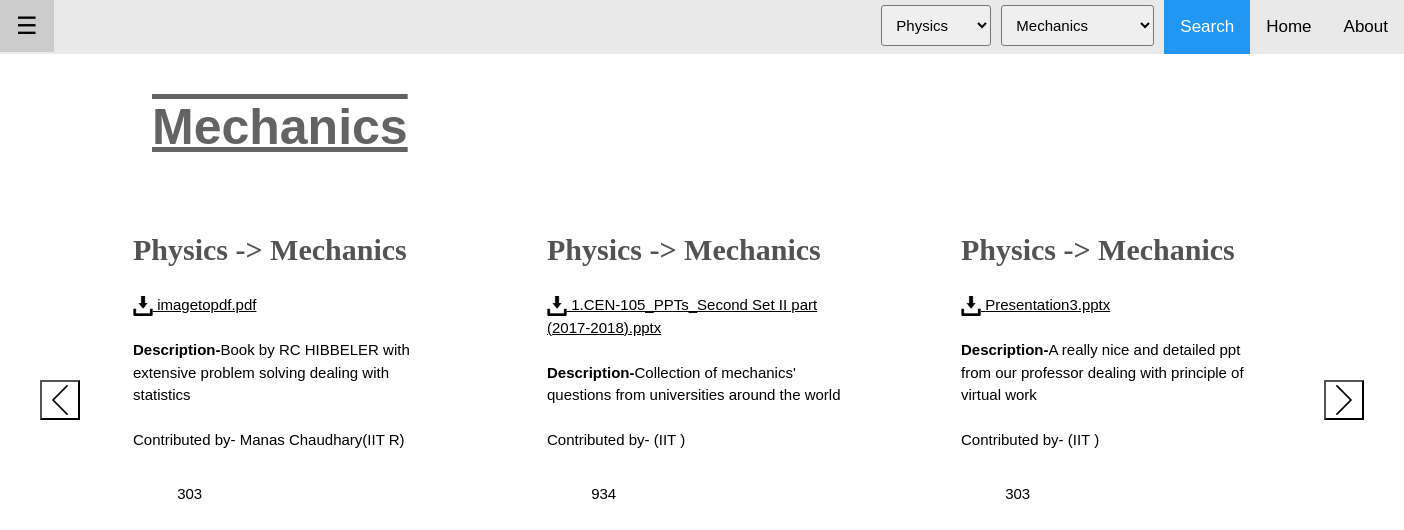
The page /mechanics.php (signed in) on the database its author committed.
### tables this page shows
CREATE TABLE `filet` (
  `userID` int(9) NOT NULL,
  `subject` varchar(15) NOT NULL,
  `subtopic` varchar(25) NOT NULL,
  `description` varchar(300) NOT NULL,
  `filename` varchar(260) NOT NULL,
  `vote` int(11) DEFAULT NULL,
  `kab` date DEFAULT NULL
);

CREATE TABLE `websiteusers` (
  `userID` int(9) NOT NULL,
  `fullname` varchar(50) NOT NULL,
  `userName` varchar(40) NOT NULL,
  `email` varchar(40) NOT NULL,
  `pass` varchar(40) NOT NULL,
  `iit` varchar(3) NOT NULL
);

### mechanics.php (the view, shortened to what this page needs)
<!DOCTYPE HTML>
<HTML>
<HEAD>
<link rel="stylesheet" href="style2.css">
</HEAD>
<body>
<?php
    $query = mysql_query("SELECT * FROM websiteusers WHERE userID = '".$_SESSION['theuser']."'"  );
    $row = mysql_fetch_array($query);
  ?>
<div id="main">
<div class="topnav">
<button id="openNav" class="w3-button w3-teal w3-xlarge" onclick="w3_open()">&#9776;</button>
  <a href="#about">About</a>
  <a href="new.php">Home</a>
  <a class="active" style="cursor: pointer;" onclick="k()">Search</a>
  <select name="subtopic" class = "form-control" id="k3">
  <option value="01">Mechanics</option>
          </select>
  <select name="subject" class = "form-control">
  <option value="01">Physics</option>
          </select>
</div>
</div>
<div class="head">Mechanics</div>
<?php
  echo "<form method='post' accept-charset='utf-8' method='POST' action='left1.php' class='form' role='form'><button style='height:40px;width:40px;position:fixed;top:50%;left:40px;margin-top:-20px;padding:0; background-color:white;' type='submit' name='submit' class='form-control1 c'><img style='height:30px;width:30px'  src='left.svg'></button></form>";
  echo "<form method='post' accept-charset='utf-8' method='POST' action='right1.php' class='form' role='form'><button style='height:40px;width:40px;position:fixed;top:50%;right:40px;margin-top:-20px;padding:0; background-color:white;' type='submit' name='submit' class='form-control1 c'><img style='height:30px;width:30px'  src='right.svg'></button></form>";
    $query = mysql_query("SELECT * FROM filet WHERE subtopic='mechanics' ORDER BY vote ASC;"  );
    $row1 = mysql_fetch_array($query);
    $query1 = mysql_query("SELECT * FROM websiteusers WHERE userID='".$row[0]."';"  );
    $row1_ = mysql_fetch_array($query1);
    $row2 = mysql_fetch_array($query);
    $row2_ = mysql_fetch_array($query1);
    $row3 = mysql_fetch_array($query);
    $row3_ = mysql_fetch_array($query1);
if($row1 AND $row2 AND $row3){
  echo"
    <table>
  <tr style='text-align:center'>
<div class='containi'><td>
<div class='content'>
  <div class='card l'>
    <div class='topic'>".$row1[1]."   ->   ".$row1[2]."</div><br>
    <div class='link'><a href='".$row1[4]."' download><img src='pdf.png'>   ".$row1[4]."</a></div><br>
    <div class='desc'><b>Description-</b>".$row1[3]."</div><br>
    <div class='by'>Contributed by- ".$row1_[1]."(IIT ".$row1_[5].")</div>
    <br><span class='vote'></span>     ".$row1[5]."
    </div></div></td>
<td>
<div class='content '>
  <div class='card c'>
    <div class='topic'>".$row2[1]."   ->   ".$row2[2]."</div><br>
    <div class='link'><a href='".$row2[4]."' download><img src='pdf.png'>   ".$row2[4]."</a></div><br>
    <div class='desc'><b>Description-</b>".$row2[3]."</div><br>
    <div class='by'>Contributed by- ".$row2_[1]."(IIT ".$row2_[5].")</div>
    <br><span class='vote'></span>     ".$row2[5]."
  </div></td>
<td>
<div class='content '>
  <div class='card r'>
    <div class='topic'>".$row3[1]."   ->   ".$row3[2]."</div><br>
    <div class='link'><a href='".$row3[4]."' download><img src='pdf.png'>   ".$row3[4]."</a></div><br>
    <div class='desc'><b>Description-</b>".$row3[3]."</div><br>
    <div class='by'>Contributed by- ".$row3_[1]."(IIT ".$row3_[5].")</div>
    <br><span class='vote'></span>    ".$row1[5]."
  </div>
</div>
</td>
</tr>
</table>
  ";
}
?>
</body>
</HTML>

### style2.css (style rules this page uses)
html { box-sizing:border-box }
*,*:before,*:after { box-sizing:inherit }
body { font-family: "Lato", sans-serif; }
html { -ms-text-size-adjust:100%;-webkit-text-size-adjust:100% }
body { margin:0 }
a { background-color:transparent;-webkit-text-decoration-skip:objects }
img { border-style:none }
button,input,select,textarea { font:inherit;margin:0 }
button,input { overflow:visible }
button,select { text-transform:none }
button,html [type=button],[type=reset],[type=submit] { -webkit-appearance:button }
html,body { font-family:Verdana,sans-serif;font-size:15px;line-height:1.5 }
html { overflow-x:hidden }
img { vertical-align:middle }
a { color:inherit }
.w3-btn,.w3-button { border:none;display:inline-block;padding:8px 16px;vertical-align:middle;overflow:hidden;text-decoration:none;color:inherit;background-color:inherit;text-align:center;cursor:pointer;white-space:nowrap }
.w3-btn,.w3-button { -webkit-touch-callout:none;-webkit-user-select:none;-khtml-user-select:none;-moz-user-select:none;-ms-user-select:none;user-select:none }
.w3-main,#main { transition:margin-left .4s }
.w3-xlarge { font-size:24px!important }
.w3-teal,.w3-hover-teal:hover { color:#fff!important;background-color:#009688!important }
.form-control { padding:10px; font-family: Helvetica; border-radius: 3px; float:right; margin-top: 5px; margin-right: 10px; }
button { padding:8px; }
.head { position:absolute; top:90px; left:50%; margin-left:-550px; font-family: Arial; font-weight: bolder; text-decoration: underline overline; font-size :50px; color: rgba(60,60,60,0.8) }
.content { margin-top:120px; margin-right:30px; margin-left:30px; text-align:center; display: inline-block; }
.card { display:inline-block; float:; text-align:left; padding:0px; margin:50px; width:300px; }
.card .topic { font-family: Calibri; font-weight: bold; font-size: 30px; color: rgba(40,40,40,0.8); }
.card img { height:20px; width:20px; }
.l { margin-left:100px; margin-right: 0; }
.r { margin-right:100px; margin-left: 0; }

### mechanics.php (style rules this page uses)
.vote { display: inline-block; overflow: hidden; width: 40px; height: 25px; cursor: pointer; background: url('http://i.stack.imgur.com/iqN2k.png'); background-position: 0 -25px; }
* { box-sizing: border-box; }
body { margin: 0; font-family: Arial, Helvetica, sans-serif; }
.topnav { overflow: hidden; background-color: #e9e9e9; }
.topnav a { float:right; display: block; color: black; text-align: center; padding: 14px 16px; text-decoration: none; font-size: 17px; }
.topnav a.active { background-color: #2196F3; color: white; }

### rows shown on the page
filet: subject "Physics", subtopic "Mechanics", filename "imagetopdf.pdf", description "Book by RC HIBBELER with extensive problem solving dealing with statistics", vote "303"
websiteusers: fullname "Manas Chaudhary", iit "R"
filet: subject "Physics", subtopic "Mechanics", filename "1.CEN-105_PPTs_Second Set II part (2017-2018).pptx", description "Collection of mechanics' questions from universities around the world", vote "934"
filet: subject "Physics", subtopic "Mechanics", filename "Presentation3.pptx", description "A really nice and detailed ppt from our professor dealing with principle of virtual work"
